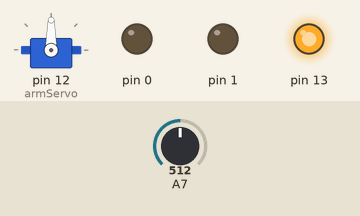
The sketch below on a simulated Arduino Nano, built with avr-gcc and run on an emulated ATmega328P. On the bench: servo, output pins drawn as LEDs (lit = HIGH). The test bench sets the inputs (shaded band); at power-on: A7 = 512.

Above: at 0.1 s.
At 1.4 s:
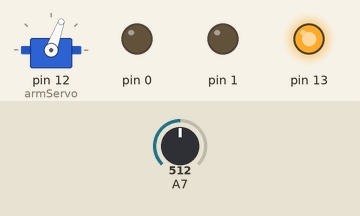
At 2.52 s:
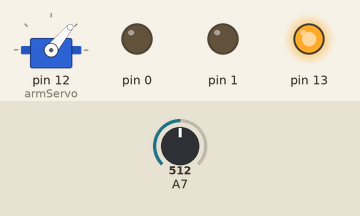
At 4.0 s:
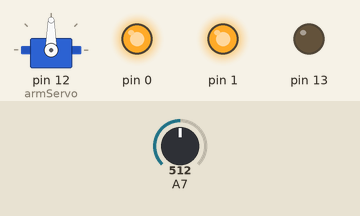
Timing chart, 0 to 5.5 s (numbered marks = the images above):
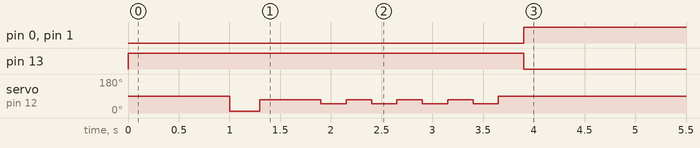

The sketch:

TrashEatingRobot.ino
```cpp
// Welcome to the source code of "Hungry Robot"

// YouTube Instruction
// 3d printer version: https://youtu.be/KfP_LfUiwdc
// paper version: https://youtu.be/3qnU8uD0utM

// Documentation
// https://eunchan.me/Hungry-Robot-1bac36202aae469e806f882e0308ce18

// Select Arduino nano / ATmega328P (Old Bootloader)

// in order to use servo motor, we need to include a library file
#include <Servo.h>

// let's make an instance of Servo
Servo armServo;

// this function automatically runs only once when the Arduino's power up
void setup() {

  // we use pin number 12 for control the robot.
  armServo.attach(12);
  // move the motor to default angle
  armServo.write(90);

  // pin A7 is for the distance sensor
  pinMode(A7, INPUT);

  // these 3 pins (pin0, pin1, pin13) are for turning on LEDs
  // Arduino nano already has 3 LEDs on these pins.
  pinMode(13, OUTPUT);
  pinMode(0, OUTPUT);
  pinMode(1, OUTPUT);
}

// in order to check coming hand,
// we will keep the sensor value these variables
int sensorValue = 0;
int prevSensorValue = 0;

// When the sensor value is hight than the THRESHOLD value,
// The code will call action();
const int THRESHOLD = 360;

void loop() {

  // read A7's analog value and asign the value into sensorValue
  sensorValue = analogRead(A7);

  // these two lines means that some object has come
  // from outside of Threshold to inside of it.
  if (prevSensorValue <= THRESHOLD) {
    if (sensorValue > THRESHOLD) {
      // It's time to action
      action();
    }
  }

  // regardless the action, save current sensor value prevSensorValue
  // so that we can check the direction
  prevSensorValue = sensorValue;

  // this delay controls how often this loop is running
  // without this delay, this loop runs too fast
  // then, the differences between previous and current sensor value
  // can not be meaningful.
  delay(10);
}


void action() {
  // call this function for turning on three LEDs all together
  led(true);

  // eating sequence
  // wait 1000ms (1 second)
  delay(1000);

  // let's use pin12 for motor control
  armServo.attach(12);
  // let's move the motor to degree '10' (move the arm up)
  armServo.write(10);

  // wait 300 ms
  delay(300);

  // let's move the motor to degree '70' (move the arm down)
  armServo.write(70);
  delay(500);

  // after ate
  delay(100);
  armServo.write(50);
  delay(250);
  armServo.write(70);
  delay(250);
  armServo.write(50);
  delay(250);
  armServo.write(70);
  delay(250);
  armServo.write(50);
  delay(250);
  armServo.write(70);
  delay(250);
  armServo.write(50);
  delay(250);
  armServo.write(90);
  delay(250);

  // release arm's torque
  armServo.detach();

  // call this function for turning off three LEDs all together
  led(false);
}

void led(bool onOff) {
  // pin 13's LED turns on when it is high
  // pin 0, 1's LED turn on when it is low
  if (onOff) {
    digitalWrite(13, HIGH);
    digitalWrite(0, LOW);
    digitalWrite(1, LOW);
  } else {
    digitalWrite(13, LOW);
    digitalWrite(0, HIGH);
    digitalWrite(1, HIGH);
  }
}
```

Measured:
- by itself, pin 0, pin 1: LOW → HIGH at 3.9 s
- by itself, pin 13: LOW → HIGH at 0.00 s, → LOW 3.9 s later
- by itself, servo on pin 12 (armServo): 90° → 10° at 1.0 s, → 70° 0.30 s later, → 50° 0.60 s later, → 70° 0.25 s later, … (10 changes in this stretch)
